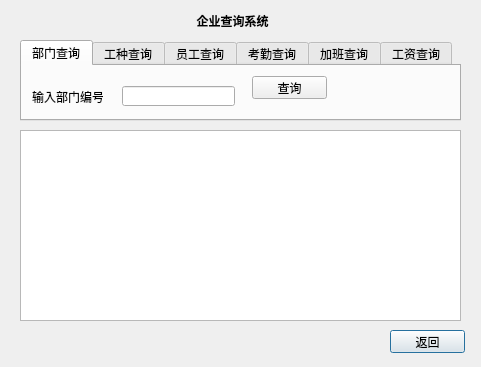
<?xml version="1.0" encoding="UTF-8"?>
<ui version="4.0">
 <class>select</class>
 <widget class="QDialog" name="select">
  <property name="geometry">
   <rect>
    <x>0</x>
    <y>0</y>
    <width>481</width>
    <height>367</height>
   </rect>
  </property>
  <property name="windowTitle">
   <string>查询</string>
  </property>
  <property name="accessibleName">
   <string/>
  </property>
  <widget class="QPushButton" name="pushButton_8">
   <property name="geometry">
    <rect>
     <x>390</x>
     <y>330</y>
     <width>75</width>
     <height>23</height>
    </rect>
   </property>
   <property name="text">
    <string>返回</string>
   </property>
  </widget>
  <widget class="QLabel" name="label">
   <property name="geometry">
    <rect>
     <x>140</x>
     <y>10</y>
     <width>211</width>
     <height>21</height>
    </rect>
   </property>
   <property name="font">
    <font>
     <family>Arial</family>
     <weight>75</weight>
     <bold>true</bold>
    </font>
   </property>
   <property name="text">
    <string>                 企业查询系统</string>
   </property>
  </widget>
  <widget class="QTabWidget" name="tabWidget">
   <property name="geometry">
    <rect>
     <x>20</x>
     <y>40</y>
     <width>441</width>
     <height>81</height>
    </rect>
   </property>
   <property name="mouseTracking">
    <bool>false</bool>
   </property>
   <property name="autoFillBackground">
    <bool>false</bool>
   </property>
   <property name="currentIndex">
    <number>0</number>
   </property>
   <property name="usesScrollButtons">
    <bool>true</bool>
   </property>
   <property name="movable">
    <bool>false</bool>
   </property>
   <property name="tabBarAutoHide">
    <bool>false</bool>
   </property>
   <widget class="QWidget" name="tab">
    <attribute name="title">
     <string>部门查询</string>
    </attribute>
    <widget class="QLabel" name="label_2">
     <property name="geometry">
      <rect>
       <x>10</x>
       <y>20</y>
       <width>71</width>
       <height>21</height>
      </rect>
     </property>
     <property name="text">
      <string>输入部门编号</string>
     </property>
    </widget>
    <widget class="QLineEdit" name="lineEdit">
     <property name="geometry">
      <rect>
       <x>100</x>
       <y>20</y>
       <width>113</width>
       <height>20</height>
      </rect>
     </property>
    </widget>
    <widget class="QPushButton" name="pushButton">
     <property name="geometry">
      <rect>
       <x>230</x>
       <y>10</y>
       <width>75</width>
       <height>23</height>
      </rect>
     </property>
     <property name="text">
      <string>查询</string>
     </property>
    </widget>
   </widget>
   <widget class="QWidget" name="tab_2">
    <attribute name="title">
     <string>工种查询</string>
    </attribute>
    <widget class="QLabel" name="label_3">
     <property name="geometry">
      <rect>
       <x>10</x>
       <y>20</y>
       <width>71</width>
       <height>20</height>
      </rect>
     </property>
     <property name="text">
      <string>输入工种编号</string>
     </property>
    </widget>
    <widget class="QLineEdit" name="lineEdit_2">
     <property name="geometry">
      <rect>
       <x>100</x>
       <y>20</y>
       <width>113</width>
       <height>20</height>
      </rect>
     </property>
    </widget>
    <widget class="QPushButton" name="pushButton_2">
     <property name="geometry">
      <rect>
       <x>230</x>
       <y>10</y>
       <width>75</width>
       <height>23</height>
      </rect>
     </property>
     <property name="text">
      <string>查询</string>
     </property>
    </widget>
   </widget>
   <widget class="QWidget" name="tab_3">
    <attribute name="title">
     <string>员工查询</string>
    </attribute>
    <widget class="QLabel" name="label_4">
     <property name="geometry">
      <rect>
       <x>10</x>
       <y>20</y>
       <width>81</width>
       <height>21</height>
      </rect>
     </property>
     <property name="text">
      <string>输入员工编号</string>
     </property>
    </widget>
    <widget class="QLineEdit" name="lineEdit_3">
     <property name="geometry">
      <rect>
       <x>100</x>
       <y>20</y>
       <width>113</width>
       <height>20</height>
      </rect>
     </property>
    </widget>
    <widget class="QPushButton" name="pushButton_3">
     <property name="geometry">
      <rect>
       <x>230</x>
       <y>10</y>
       <width>75</width>
       <height>23</height>
      </rect>
     </property>
     <property name="text">
      <string>查询</string>
     </property>
    </widget>
   </widget>
   <widget class="QWidget" name="tab_4">
    <attribute name="title">
     <string>考勤查询</string>
    </attribute>
    <widget class="QLineEdit" name="lineEdit_4">
     <property name="geometry">
      <rect>
       <x>100</x>
       <y>20</y>
       <width>113</width>
       <height>20</height>
      </rect>
     </property>
    </widget>
    <widget class="QLabel" name="label_5">
     <property name="geometry">
      <rect>
       <x>10</x>
       <y>20</y>
       <width>81</width>
       <height>21</height>
      </rect>
     </property>
     <property name="text">
      <string>输入员工编号</string>
     </property>
    </widget>
    <widget class="QPushButton" name="pushButton_4">
     <property name="geometry">
      <rect>
       <x>230</x>
       <y>10</y>
       <width>75</width>
       <height>23</height>
      </rect>
     </property>
     <property name="text">
      <string>查询</string>
     </property>
    </widget>
   </widget>
   <widget class="QWidget" name="tab_5">
    <attribute name="title">
     <string>加班查询</string>
    </attribute>
    <widget class="QLineEdit" name="lineEdit_5">
     <property name="geometry">
      <rect>
       <x>100</x>
       <y>20</y>
       <width>113</width>
       <height>20</height>
      </rect>
     </property>
    </widget>
    <widget class="QLabel" name="label_6">
     <property name="geometry">
      <rect>
       <x>10</x>
       <y>20</y>
       <width>81</width>
       <height>21</height>
      </rect>
     </property>
     <property name="text">
      <string>输入员工编号</string>
     </property>
    </widget>
    <widget class="QPushButton" name="pushButton_5">
     <property name="geometry">
      <rect>
       <x>230</x>
       <y>10</y>
       <width>75</width>
       <height>23</height>
      </rect>
     </property>
     <property name="text">
      <string>查询</string>
     </property>
    </widget>
   </widget>
   <widget class="QWidget" name="tab_6">
    <attribute name="title">
     <string>工资查询</string>
    </attribute>
    <widget class="QPushButton" name="pushButton_6">
     <property name="geometry">
      <rect>
       <x>20</x>
       <y>10</y>
       <width>101</width>
       <height>23</height>
      </rect>
     </property>
     <property name="text">
      <string>员工月工资查询</string>
     </property>
     <property name="autoExclusive">
      <bool>false</bool>
     </property>
    </widget>
    <widget class="QPushButton" name="pushButton_7">
     <property name="geometry">
      <rect>
       <x>140</x>
       <y>10</y>
       <width>101</width>
       <height>23</height>
      </rect>
     </property>
     <property name="text">
      <string>员工年终奖查询</string>
     </property>
    </widget>
    <widget class="QPushButton" name="pushButton_9">
     <property name="geometry">
      <rect>
       <x>260</x>
       <y>10</y>
       <width>111</width>
       <height>23</height>
      </rect>
     </property>
     <property name="text">
      <string>企业工资查询</string>
     </property>
    </widget>
   </widget>
  </widget>
  <widget class="QTableView" name="tableView">
   <property name="geometry">
    <rect>
     <x>20</x>
     <y>130</y>
     <width>441</width>
     <height>191</height>
    </rect>
   </property>
  </widget>
 </widget>
 <resources/>
 <connections/>
</ui>
